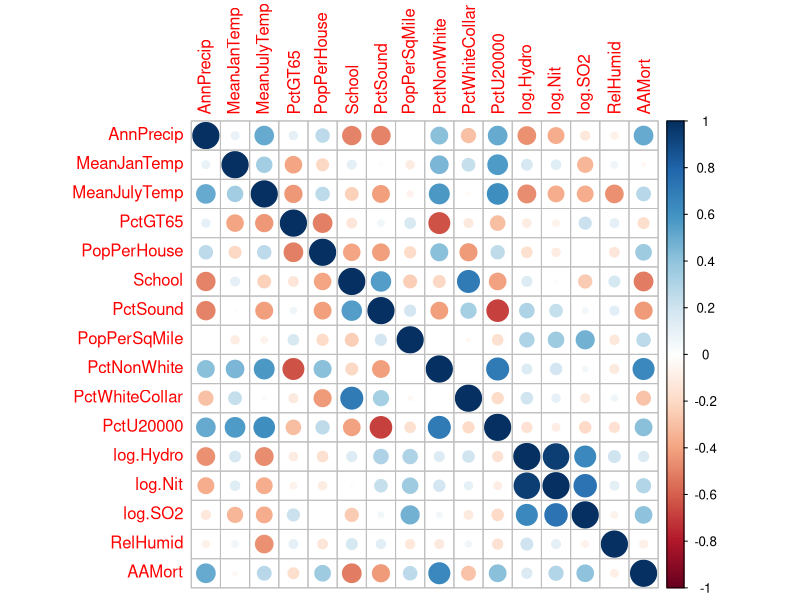

Write R code to recreate this figure.
## ---- chunk 1
library(corrplot)
library(car)
## ---- chunk 2
env <- read.table("EnvironmentalImpacts.txt",header = TRUE)[,-1] # [,-1] removes the first column of this dataset that identifies rows
head(env)
## ---- chunk 3
corrplot(cor(env))
## ---- chunk 4
full_mod <- lm(AAMort ~ ., data = env)
summary(full_mod)
vif(full_mod)
## ---- chunk 5
mod1 <- lm(AAMort ~ ., data = env)
# mod2 <- lm(AAMort ~ ??? + ??? + ??? + ..., data = env)
# mod3 <- lm(AAMort ~ ??? + ??? + ??? + ..., data = env)
## ---- chunk 6
# summary(mod1)$adj.r.squared
# summary(mod2)$adj.r.squared
# summary(mod3)$adj.r.squared
# summary(full_mod)$adj.r.squared
# 
# AIC(mod1)
# AIC(mod2)
# AIC(mod3)
# AIC(full_mod)
# 
# BIC(mod1)
# BIC(mod2)
# BIC(mod3)
# BIC(full_mod)
## ---- chunk 7
# B <- 1000 # B is the number of test/training splits we'll use
# 
# mod1_mse <- rep(NA, B)
# mod1_bias <- rep(NA, B)
# 
# # create the mse and bias vectors for the other two candidate models and the full model
## ---- chunk 8
# n <- nrow(env)
# test_indx <- sample(1:n, floor(.2*n)) # this function will be used to take 20% of the rows from the data at random to use for our test data. We use 20% here (rather than 50% or some other amount) as the data is small to begin with and we want sufficient observations to fit our model using the training data.
# 
# test_data <- env[test_indx,]
# train_data <- env[-test_indx,]
## ---- chunk 9
# train_mod1 <- lm(AAMort ~ ??? + ??? + ??? + ..., data = train_data)
# train_mod2 <- ...
# train_mod3 <- ...
# train_full <- ...
# 
# pred_mod1 <- predict(train_mod1, newdata = test_data)
# pred_mod2 <- ...
# pred_mod3 <- ...
# pred_full <- ...
## ---- chunk 10
# mod1_bias[1] = mean(pred_full - test_data$AAMort)
# mod1_mse[1] = mean((pred_full - test_data$AAMort)^2)
# 
# # compute for all other models
## ---- chunk 11
#for (b in 1:B) {
#   # Define the test/training split
#   
#   # Fit each model using the training data
#   
#   # Get predictions for the test data using each of the models fit to the training data
#   
#   # Evaluate the bias and MSE of your predictions (save these statistics to the vectors you initialized and don't forget to update your index with 'b')
# }
## ---- chunk 12
# results <- matrix(c(mean(mod1_mse), mean(mod2_mse), mean(mod3_mse), mean(full_mse),
#                    mean(mod1_bias), mean(mod2_bias), mean(mod3_bias), mean(full_bias)), 
#                   nrow = 4, ncol = 2)
# rownames(results) <- c('Mod 1', 'Mod 2', 'Mod 3', 'Full')
# colnames(results) <- c('PMSE', 'Bias')
# results
